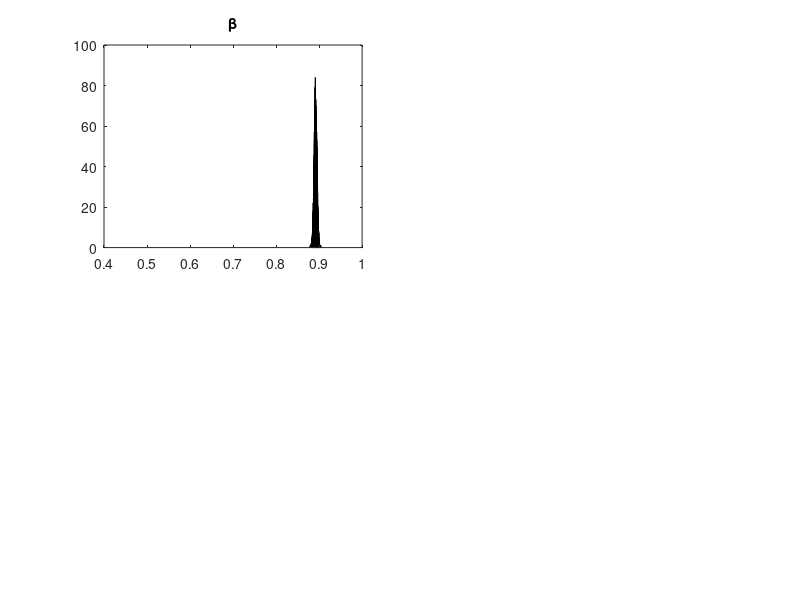

Recreate this plot in MATLAB. (Note: this script raises an error after producing the figure.)
% Estimate univariate linear regression model with Gibbs sampling

clear all;
clc;

% Generate data
% Model
% y_{t} = BETA * x_{t} + v_{t} 
% v_{t} ~ N(0,SIG2)

BETA    = 0.9;
SIG2    = 0.006;
k       = 1;   % # RHS variables
t       = 500; % sample length
e1      = randn(t,1)*sqrt(SIG2);  %generate errors which are N(0,SIG2)
y       = zeros(t,1);
x       = randn(t,1);   %explanatory variable: i.i.d. draws from N(0,1)

%compute the dependent variable
for j=1:t
    y(j) = x(j,:)*BETA + e1(j);
end

% OLS estimation (for comparison)

bols    = inv(x'*x)*(x'*y);
sigols  = ((y-x*bols)'*(y-x*bols))/(t-k);

% BAYESIAN ESTIMATION
% Set priors for distribution of beta and sigma
% Assume    beta0 ~ N(b0,R0)
%           1/sig20 ~ G(s0/2,V0/2) where G is the Gamma distribution

b0 = 0.5;     % mean of prior distribution for beta
R0 = 10;      % variance of prior distribution for beta
s0 = 0;   % prior shape parameter for sigma: higher values tend to lower the posterior
V0 = 0;   % prior scale parameter for sigma: zero implies a "flat" prior 
          % i.e. no prior information

% Set parameters for Gibbs sampler
nburn   = 8000;   % burn-in period: draws are discarded
nkeep   = 10000;  % numbers of draws on which inference will be based
n       = nkeep+nburn;  % total number of Gibbs sampling iterations

sig2    = 1;    % starting value for Gibbs sampler

Beta    = zeros(nkeep,k);
Sig2    = zeros(nkeep,1);

for iter=1:n
    
    % generate a draw for beta conditional on sig2
    R1  = inv( inv(R0)+1/sig2*(x'*x) );
    b1  = R1*(inv(R0)*b0+1/sig2*(x'*y));
    % reject unstable draws
%     chk = -1;
%     while chk<1
    beta = b1 + chol(R1)*randn(k,1); %Take a draw!
%         if beta<1 chk=1; end
%     end
    
    % generate a draw for sig2 conditional on beta
    s1      = s0+t;
    V1      = V0+(y-x*beta)'*(y-x*beta);
    shpe    = s1/2;
    scle    = 1/(V1/2);  
    sig2inv = gamrnd(shpe,scle,1,1); % draw from gamma distribution
    sig2    = 1/sig2inv;
    
% Different way to draw from inverse gamma distribution without matlab-build-in functions    
%     z = randn(s1,1);
%     a = z'*z;
%     sig2 = V1/a;
    
    if iter>nburn
        Beta(iter-nburn,:)  = beta;
        Sig2(iter-nburn,:)  = sig2;
    end
end

figure(1)
dim1 = 2;
dim2 = 2;
nbins = 500;

subplot(dim1,dim2,1)
hist(Beta,nbins)
title('\beta')
v=axis;
axis([0.4 1 v(3) v(4)])
line(BETA*ones(1,2),[v(3) v(4)],'Linewidth',1,'Color','r','Line','-')
line(b0*ones(1,2),[v(3) v(4)],'Linewidth',1,'Color','k','Line','-')
legend('estimated','true','prior')

subplot(dim1,dim2,2)
hist(Beta,nbins)
title('\beta')
v=axis;
line(BETA*ones(1,2),[v(3) v(4)],'Linewidth',1,'Color','r','Line','-')
line(mean(Beta)*ones(1,2),[v(3) v(4)],'Linewidth',1,'Color','g','Line','-')
legend('estimated','true','posterior mean')

subplot(dim1,dim2,3)
hist(Sig2,nbins)
title('\sigma^{2}')
v = axis;
line(SIG2*ones(1,2),[v(3) v(4)],'Linewidth',1,'Color','r','Line','-')
line(mean(Sig2)*ones(1,2),[v(3) v(4)],'Linewidth',1,'Color','g','Line','-')

%print -depsc bayesdemo